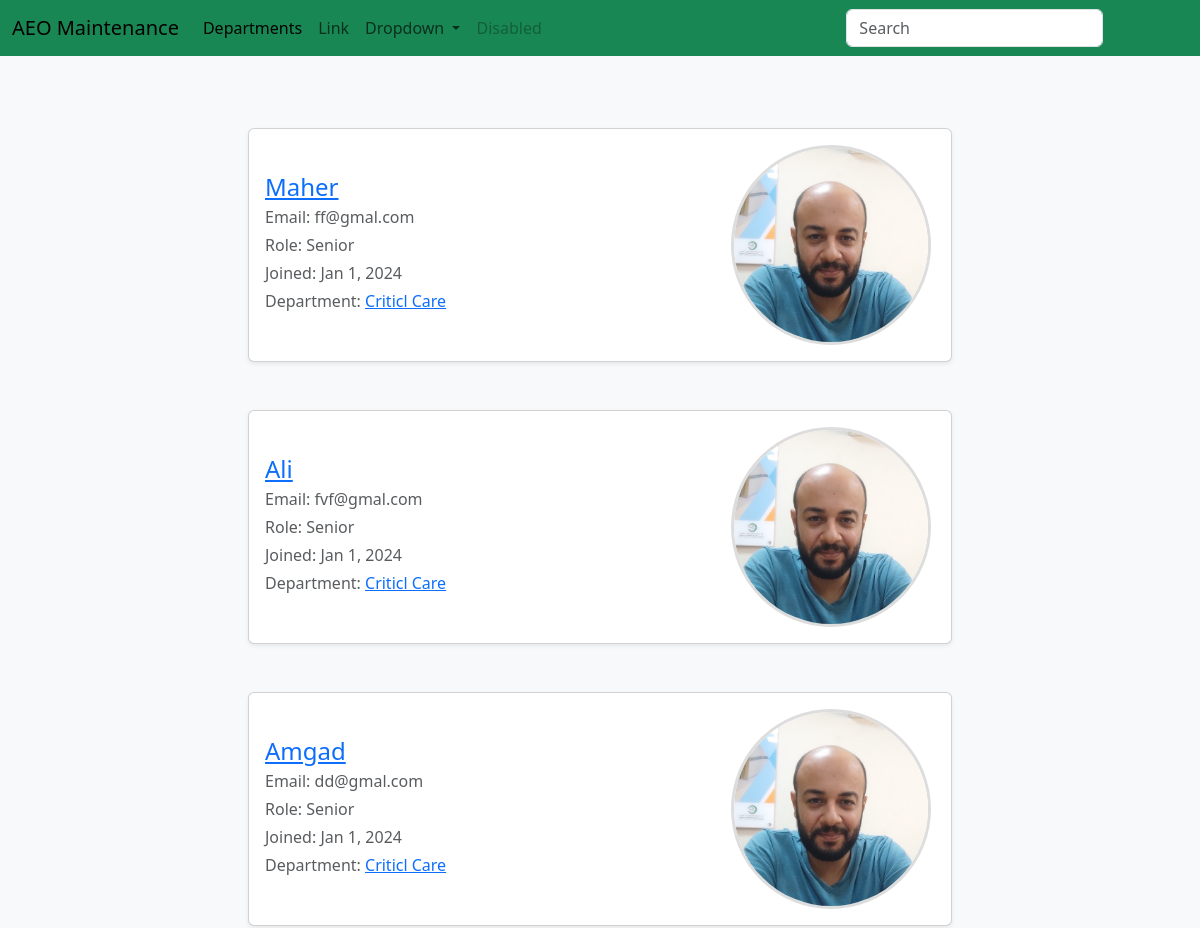
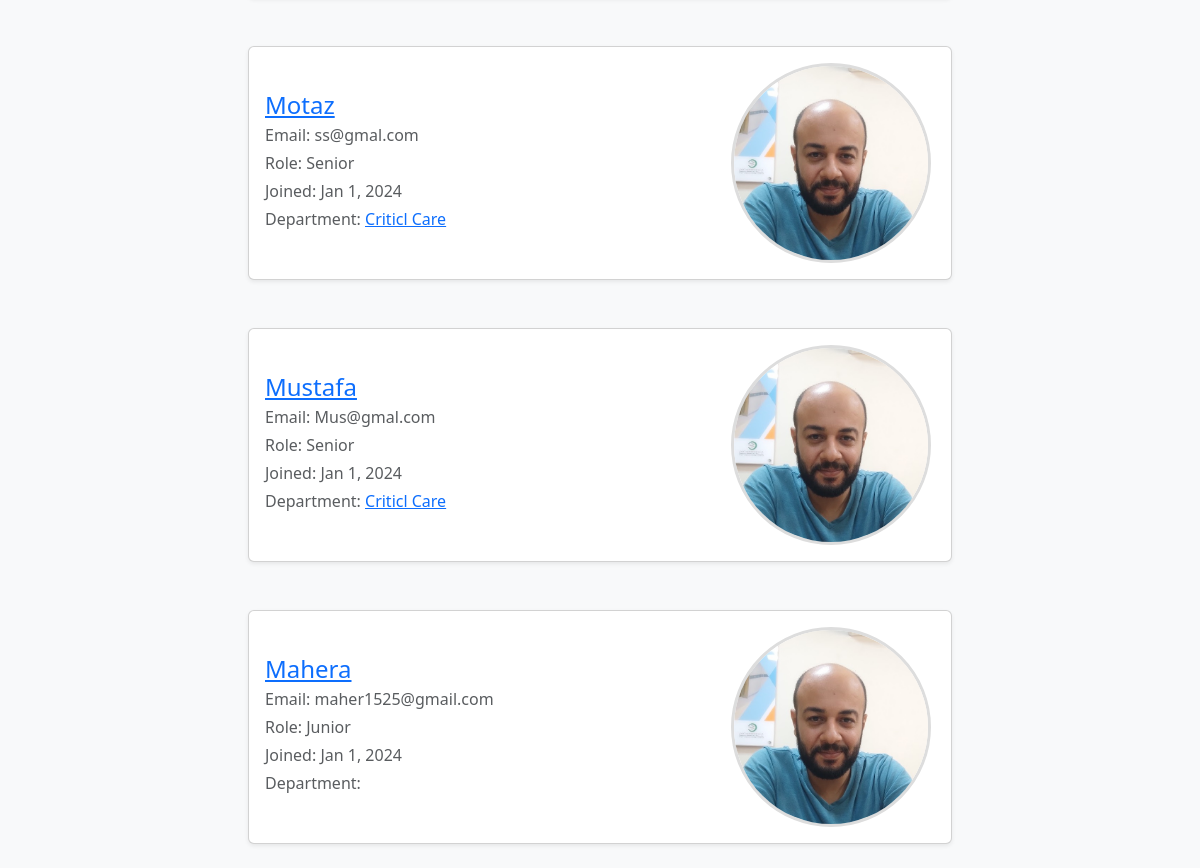
Screenshot of /users with the database file from the repository (2 pictures, top to bottom).
### maintenance_system/models.py (models this page shows, shortened)
class User(db.Model):
	id = db.Column(db.Integer, primary_key=True)
	username = db.Column(db.String(80), unique=True)
	email = db.Column(db.String(120), unique=True)
	password = db.Column(db.String(120))
	rank = db.Column(db.String(120), default="Junior")
	profile_pic = db.Column(db.String(120), default="default.jpg")
	department_id = db.Column(db.Integer, db.ForeignKey('department.id'))
	machines = db.relationship('Machine', backref='user', lazy=True)
	hospitals = db.relationship('Hospital', secondary='user_hospital', backref='users', lazy='dynamic')

class Department(db.Model):
	id = db.Column(db.Integer, primary_key=True)
	name = db.Column(db.String(80), unique=True)
	members = db.relationship('User', backref='department', lazy=True)
	devices = db.relationship('Device', backref='department', lazy=True)

### maintenance_system/routes.py (the view)
@app.route('/users')
def users():
	users = User.query.all()
	return render_template('users.html', users=users)

### maintenance_system/Templates/users.html
{% extends "layout.html"%}
{% block content %}
<div class="row justify-content-center">
	{% for user in users %}
	<div class="col-md-8 col-lg-8 mt-4 mb-4">
		<div class="card p-3 shadow-sm">
			<div class="row align-items-center">
				<div class="col-md-8 col-12">
					<a href=" {{url_for('user', id=user.id) }}">
						<h4 class="mb-1">{{user.username}}</h4>
					</a>
					<p class="text-muted mb-1">Email: {{user.email}}</p>
					<p class="text-muted mb-1">Role: {{user.rank}}</p>
					<p class="text-muted mb-1">Joined: Jan 1, 2024</p>
					<p class="text-muted mb-1">Department: <a href="#">{{user.department.name}}</a>
					</p>
				</div>
				<div class="col-md-4 col-12 text-center">
					<img src="{{ url_for('static', filename='images/profile.jpg')}}" alt="User Photo"
						class="rounded-photo">
				</div>
			</div>
		</div>
	</div>
	{% endfor %}
</div>
{% endblock%}

### maintenance_system/static/css/style.css (style rules this page uses)
body { background-color: #f8f9fa; }
.rounded-photo { width: 200px; height: 200px; object-fit: cover; border-radius: 50%; border: 3px solid #ddd; }

### rows the page displays
User: username "Maher", email "ff@gmal.com", rank "Senior", department.name "Criticl Care"
User: username "Ali", email "fvf@gmal.com", rank "Senior", department.name "Criticl Care"
User: username "Amgad", email "dd@gmal.com", rank "Senior", department.name "Criticl Care"
User: username "Motaz", email "ss@gmal.com", rank "Senior", department.name "Criticl Care"
User: username "Mustafa", email "Mus@gmal.com", rank "Senior", department.name "Criticl Care"
User: username "Mahera", email "maher1525@gmail.com", rank "Junior"
